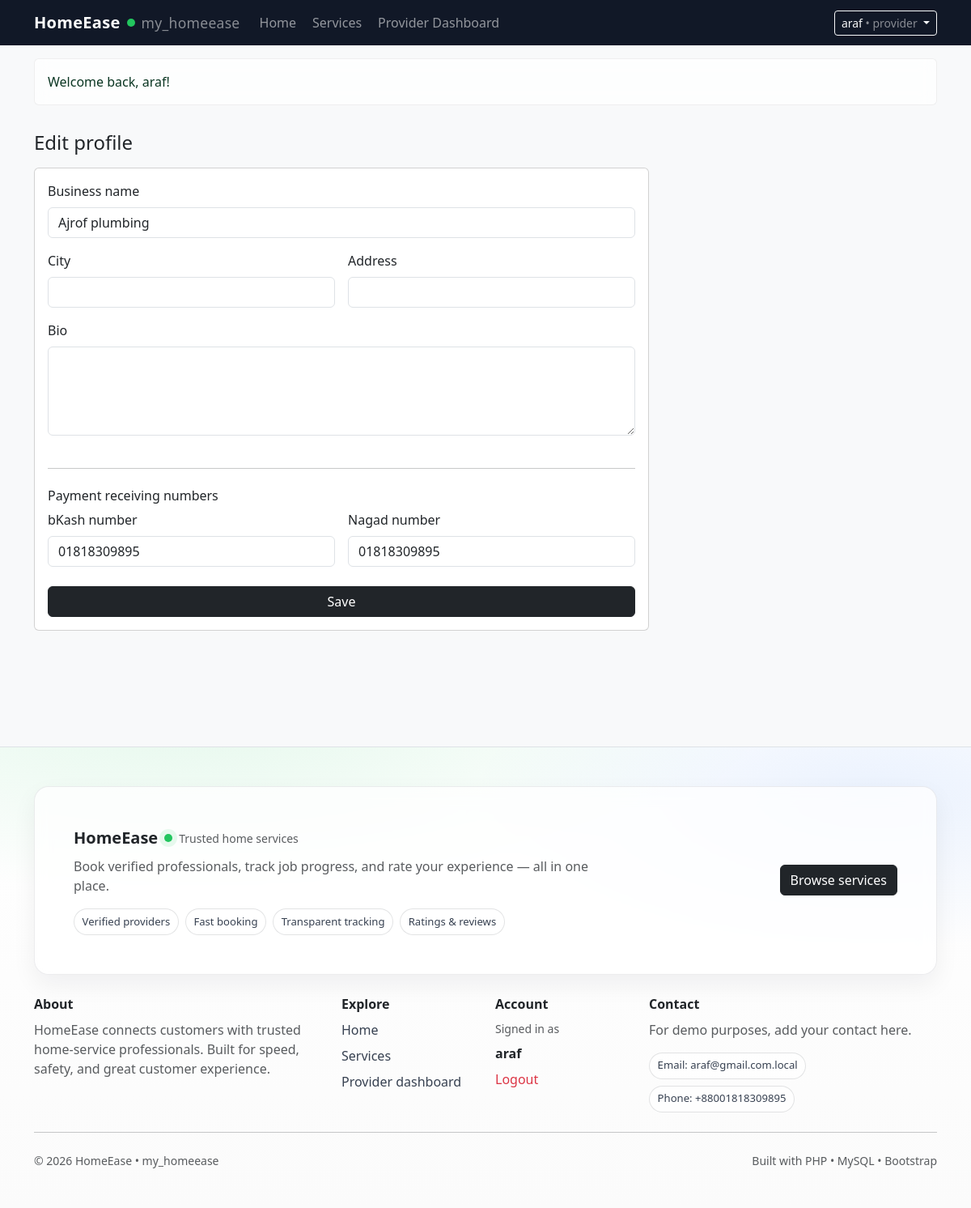
The page /provider/profile_edit.php (signed in) on the database its author committed.
### tables this page shows
CREATE TABLE `provider_profiles` (
  `user_id` int(11) NOT NULL,
  `business_name` varchar(160) NOT NULL,
  `bio` text DEFAULT NULL,
  `address` varchar(255) DEFAULT NULL,
  `city` varchar(80) DEFAULT NULL,
  `is_verified` tinyint(1) NOT NULL DEFAULT 0,
  `cover_photo` varchar(255) DEFAULT NULL,
  `created_at` timestamp NOT NULL DEFAULT current_timestamp(),
  `bkash_number` varchar(30) DEFAULT NULL,
  `nagad_number` varchar(30) DEFAULT NULL,
  `nid_file` varchar(255) DEFAULT NULL,
  `trade_license_file` varchar(255) DEFAULT NULL,
  `verification_status` enum('not_submitted','pending','approved','rejected') NOT NULL DEFAULT 'not_submitted',
  `verification_note` varchar(255) DEFAULT NULL,
  PRIMARY KEY (`user_id`),
  CONSTRAINT `fk_provider_user` FOREIGN KEY (`user_id`) REFERENCES `users` (`id`) ON DELETE CASCADE
);

### app/helpers.php (called while the page is built, shortened)
<?php
function e(string $s): string {
  return htmlspecialchars($s, ENT_QUOTES, 'UTF-8');
}

### public/provider/profile_edit.php (the view, shortened to what this page needs)
<?php
require_once __DIR__ . '/../../app/db.php';
require_once __DIR__ . '/../../app/helpers.php';
$u = current_user();
$stmt = $pdo->prepare("SELECT * FROM provider_profiles WHERE user_id=?");
$stmt->execute([(int)$u['id']]);
$p = $stmt->fetch();
require __DIR__ . '/../../app/views/header.php';
?>
<h1 class="h4 mb-3">Edit profile</h1>
<form method="post" class="card card-body" style="max-width:760px;">
  <div class="mb-3">
    <label class="form-label">Business name</label>
    <input class="form-control" name="business_name" value="<?= e($p['business_name'] ?? '') ?>" required>
  </div>
  <div class="row g-3">
    <div class="col-12 col-md-6">
      <label class="form-label">City</label>
      <input class="form-control" name="city" value="<?= e($p['city'] ?? '') ?>">
    </div>
    <div class="col-12 col-md-6">
      <label class="form-label">Address</label>
      <input class="form-control" name="address" value="<?= e($p['address'] ?? '') ?>">
    </div>
  </div>
  <div class="mb-3 mt-3">
    <label class="form-label">Bio</label>
    <textarea class="form-control" name="bio" rows="4"><?= e($p['bio'] ?? '') ?></textarea>
  </div>
  <hr class="my-4">
  <h2 class="h6">Payment receiving numbers</h2>
  <div class="row g-3">
    <div class="col-12 col-md-6">
      <label class="form-label">bKash number</label>
      <input class="form-control" name="bkash_number" value="<?= e($p['bkash_number'] ?? '') ?>" placeholder="01XXXXXXXXX">
    </div>
    <div class="col-12 col-md-6">
      <label class="form-label">Nagad number</label>
      <input class="form-control" name="nagad_number" value="<?= e($p['nagad_number'] ?? '') ?>" placeholder="01XXXXXXXXX">
    </div>
  </div>
  <button class="btn btn-dark mt-4" type="submit">Save</button>
</form>
<?php require __DIR__ . '/../../app/views/footer.php'; ?>

### app/views/header.php (style rules this page uses)
:root { --brand: #111827; }

### rows shown on the page
provider_profiles: business_name "Ajrof plumbing", bkash_number "01818309895", nagad_number "01818309895"

### other values the page prints
$u['name'] "araf"
$u['role'] "provider"
$flash['msg'] "Welcome back, araf!"
current_user()['name'] "araf"
